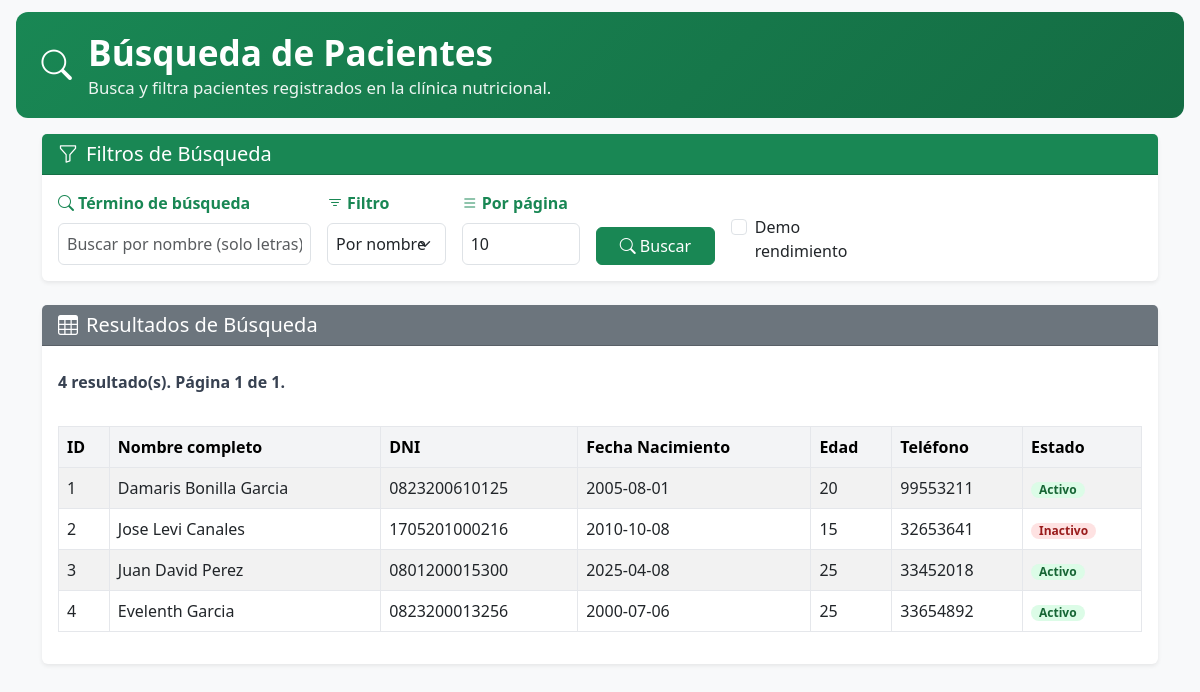
Page /Busqueda_avanzada.php on the earlier database version.
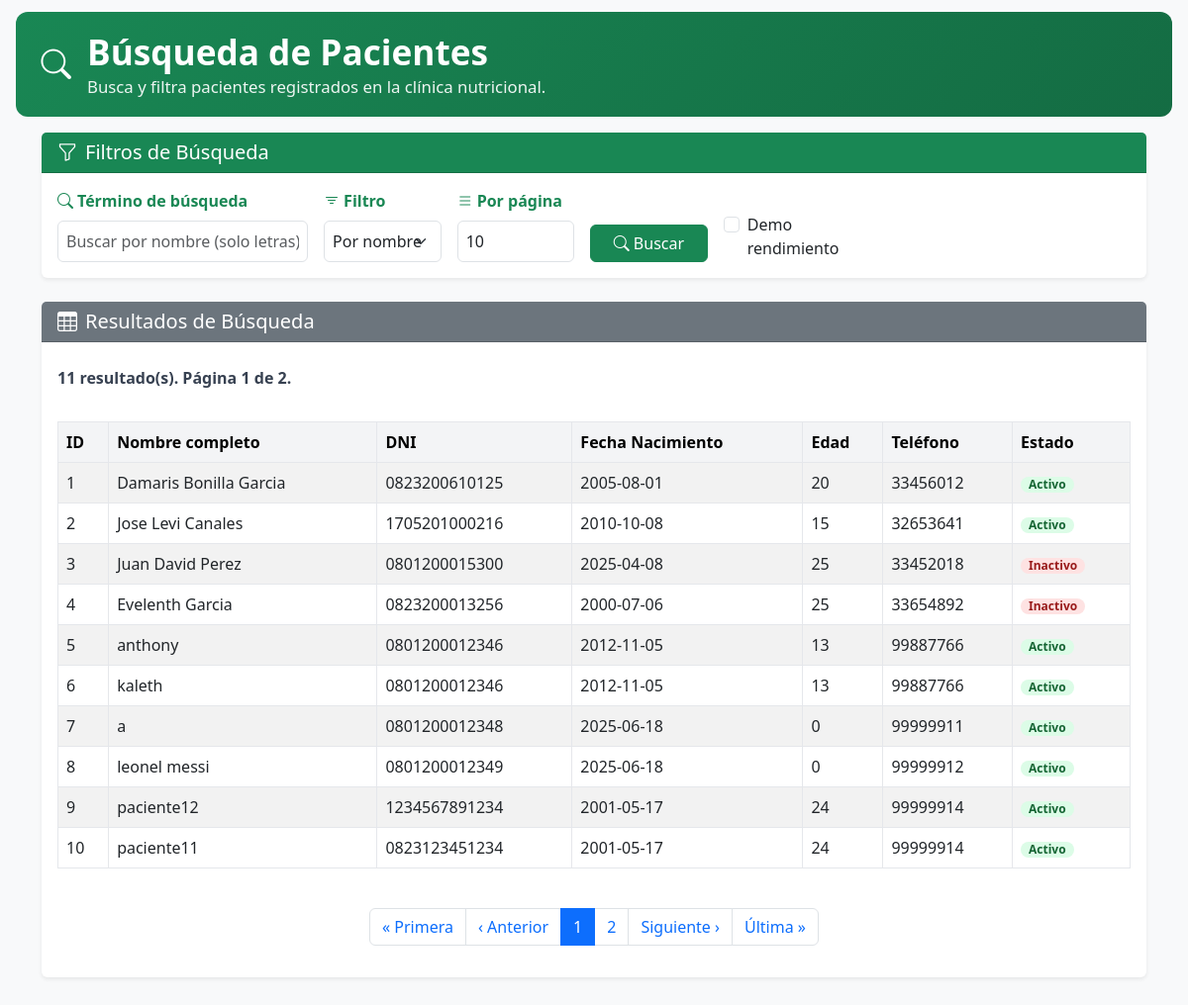
Same page on the later database version.
### tables this page shows
CREATE TABLE `pacientes` (
  `id_pacientes` int(11) NOT NULL,
  `id_usuarios` int(11) NOT NULL,
  `nombre_completo` varchar(100) DEFAULT NULL,
  `DNI` varchar(20) DEFAULT NULL,
  `fecha_nacimiento` date DEFAULT NULL,
  `edad` int(11) DEFAULT NULL,
  `telefono` varchar(20) DEFAULT NULL,
  `estado` enum('Activo','Inactivo') NOT NULL DEFAULT 'Activo'
);

### Busqueda_avanzada.php (the view, shortened to what the changed rows need)
<?php
require_once __DIR__ . '/db_connection.php';
$ITEMS_POR_PAGINA_DEFAULT = 10;
$ITEMS_POR_PAGINA_MAX = 100;
$termino = isset($_GET['q']) ? trim($_GET['q']) : '';
$page    = isset($_GET['page']) ? max(1, (int)$_GET['page']) : 1;
$perPage = isset($_GET['perPage']) ? (int)$_GET['perPage'] : $ITEMS_POR_PAGINA_DEFAULT;
$perPage = $perPage > 0 ? min($perPage, $ITEMS_POR_PAGINA_MAX) : $ITEMS_POR_PAGINA_DEFAULT;
$errores = [];
$resultados = [];
$totalRegistros = 0;
$totalPaginas = 0;
$offset = ($page - 1) * $perPage;
$where = '1=1';
$params = [];
$types  = '';
$selectCampos = 'p.id_pacientes, p.nombre_completo, p.dni, p.fecha_nacimiento, p.edad, p.telefono, p.estado';
$sqlCount = "SELECT COUNT(*) AS total FROM pacientes p WHERE $where";
$stmtCount = $conexion->prepare($sqlCount);
if ($stmtCount === false) {
    $errores[] = 'Error preparando consulta COUNT: ' . $conexion->error;
} else {
    if ($stmtCount->execute()) {
        $resCount = $stmtCount->get_result();
        if ($resCount) {
            $row = $resCount->fetch_assoc();
            $totalRegistros = (int)($row['total'] ?? 0);
        }
    } else {
        $errores[] = 'Error ejecutando COUNT: ' . $stmtCount->error;
    }
}
if ($totalRegistros > 0) {
    $totalPaginas = (int)ceil($totalRegistros / $perPage);
    $sql = "SELECT $selectCampos FROM pacientes p WHERE $where ORDER BY p.id_pacientes ASC LIMIT ? OFFSET ?";
    $stmt = $conexion->prepare($sql);
    if ($stmt === false) {
        $errores[] = 'Error preparando consulta de resultados: ' . $conexion->error;
    } else {
        $typesWithLimit = $types . 'ii';
        $paramsWithLimit = $params;
        $paramsWithLimit[] = $perPage;
        $paramsWithLimit[] = $offset;
        $stmt->bind_param($typesWithLimit, ...$paramsWithLimit);
        if ($stmt->execute()) {
            $res = $stmt->get_result();
            while ($fila = $res->fetch_assoc()) {
                $resultados[] = $fila;
            }
        } else {
            $errores[] = 'Error ejecutando consulta de resultados: ' . $stmt->error;
        }
    }
}
function qs(array $data): string {
    return http_build_query(array_merge([
        'q' => isset($_GET['q']) ? $_GET['q'] : '',
        'filtro' => isset($_GET['filtro']) ? $_GET['filtro'] : 'nombre',
        'perPage' => isset($_GET['perPage']) ? $_GET['perPage'] : 10,
    ], $data));
}
?>
<!DOCTYPE html>
<html lang="es">
<head>
    <link href="https://cdn.jsdelivr.net/npm/bootstrap@5.3.0/dist/css/bootstrap.min.css" rel="stylesheet">
    <link rel="stylesheet" href="https://cdn.jsdelivr.net/npm/bootstrap-icons@1.10.0/font/bootstrap-icons.css">
</head>
<body>
    <div class="header-section d-flex align-items-center gap-3">
        <div>
            <h1>Búsqueda de Pacientes</h1>
        </div>
    </div>
    <div class="container mb-5">
        <div class="card mt-4">
            <div class="card-body">
                <div class="resumen mb-3">
                    <strong><?= $totalRegistros ?> resultado(s). Página <?= (int)$page ?> de <?= max(1, (int)$totalPaginas) ?>.</strong>
                </div>
                <?php if (!empty($resultados)): ?>
                    <div class="table-responsive">
                        <table class="table table-striped tabla-resultados enhance-table external-filter" data-external-filter="#q">
                            <thead class="table-light" style="color: #000000;">
                                <tr>
                                    <th>ID</th>
                                    <th>Nombre completo</th>
                                    <th>DNI</th>
                                    <th>Fecha Nacimiento</th>
                                    <th>Edad</th>
                                    <th>Teléfono</th>
                                    <th>Estado</th>
                                </tr>
                            </thead>
                            <tbody>
                                <?php foreach ($resultados as $pac): ?>
                                    <tr>
                                        <td><?= (int)$pac['id_pacientes'] ?></td>
                                        <td><?= htmlspecialchars($pac['nombre_completo'] ?? '', ENT_QUOTES, 'UTF-8') ?></td>
                                        <td><?= htmlspecialchars($pac['dni'] ?? '', ENT_QUOTES, 'UTF-8') ?></td>
                                        <td><?= htmlspecialchars($pac['fecha_nacimiento'] ?? '', ENT_QUOTES, 'UTF-8') ?></td>
                                        <td><?= htmlspecialchars((string)($pac['edad'] ?? ''), ENT_QUOTES, 'UTF-8') ?></td>
                                        <td><?= htmlspecialchars($pac['telefono'] ?? '', ENT_QUOTES, 'UTF-8') ?></td>
                                        <td><span class="badge <?= strtolower($pac['estado'] ?? '') ?>"><?= htmlspecialchars($pac['estado'] ?? '', ENT_QUOTES, 'UTF-8') ?></span></td>
                                    </tr>
                                <?php endforeach; ?>
                            </tbody>
                        </table>
                    </div>
                <?php elseif ($termino !== '' && empty($errores)): ?>
                    <div class="alert alert-warning" role="alert">
                        <i class="bi bi-exclamation-triangle-fill me-2"></i>No se encontraron resultados para el término de búsqueda.
                    </div>
                <?php else: ?>
                    <div class="alert alert-info" role="alert">
                        <i class="bi bi-info-circle-fill me-2"></i>Ingresa un término de búsqueda para comenzar.
                    </div>
                <?php endif; ?>
                <?php if ($totalPaginas > 1): ?>
                    <nav aria-label="Paginación de resultados">
                        <ul class="pagination justify-content-center mt-4">
                            <?php
                            $prevPage = max(1, $page - 1);
                            $nextPage = min($totalPaginas, $page + 1);
                            $window = 3;
                            $start = max(1, $page - $window);
                            $end = min($totalPaginas, $page + $window);
                            ?>
                            <li class="page-item">
                                <a class="page-link" href="?<?= qs(['page' => 1]) ?>" title="Primera">« Primera</a>
                            </li>
                            <li class="page-item">
                                <a class="page-link" href="?<?= qs(['page' => $prevPage]) ?>" title="Anterior">‹ Anterior</a>
                            </li>
                            <?php for ($i = $start; $i <= $end; $i++): ?>
                                <li class="page-item <?= ($i === $page) ? 'active' : '' ?>">
                                    <?php if ($i === $page): ?>
                                        <span class="page-link"><?= $i ?></span>
                                    <?php else: ?>
                                        <a class="page-link" href="?<?= qs(['page' => $i]) ?>"><?= $i ?></a>
                                    <?php endif; ?>
                                </li>
                            <?php endfor; ?>
                            <li class="page-item">
                                <a class="page-link" href="?<?= qs(['page' => $nextPage]) ?>" title="Siguiente">Siguiente ›</a>
                            </li>
                            <li class="page-item">
                                <a class="page-link" href="?<?= qs(['page' => $totalPaginas]) ?>" title="Última">Última »</a>
                            </li>
                        </ul>
                    </nav>
                <?php endif; ?>
            </div>
        </div>
    </div>
</body>
</html>

Differences in the rows shown:
changed pacientes "Damaris Bonilla Garcia": telefono "99553211" → "33456012"
changed pacientes "Jose Levi Canales": estado "Inactivo" → "Activo"
changed pacientes "Juan David Perez": estado "Activo" → "Inactivo"
changed pacientes "Evelenth Garcia": estado "Activo" → "Inactivo"
added pacientes: id_pacientes "5", nombre_completo "anthony", DNI "0801200012346", fecha_nacimiento "2012-11-05", edad "13", telefono "99887766", estado "Activo"
added pacientes: id_pacientes "6", nombre_completo "kaleth", DNI "0801200012346", fecha_nacimiento "2012-11-05", edad "13", telefono "99887766", estado "Activo"
added pacientes: id_pacientes "7", nombre_completo "a", DNI "0801200012348", fecha_nacimiento "2025-06-18", edad "0", telefono "99999911", estado "Activo"
added pacientes: id_pacientes "8", nombre_completo "leonel messi", DNI "0801200012349", fecha_nacimiento "2025-06-18", edad "0", telefono "99999912", estado "Activo"
added pacientes: id_pacientes "9", nombre_completo "paciente12", DNI "1234567891234", fecha_nacimiento "2001-05-17", edad "24", telefono "99999914", estado "Activo"
added pacientes: id_pacientes "10", nombre_completo "paciente11", DNI "0823123451234", fecha_nacimiento "2001-05-17", edad "24", telefono "99999914", estado "Activo"
Other differences:
$totalRegistros: "4" → "11"
max(1, (int)$totalPaginas): "1" → "2"
text now shown: "« Primera ‹ Anterior Siguiente › Última »"
new list line: "1"
new list line: "2"
